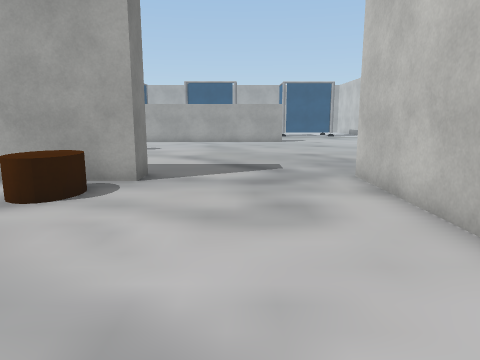
view 1 (above)

24 first-person views from a walk through a Unity game level. The camera is 1.4 m above the floor, tilts 10° down and sees 70° across. The floor is counted in squares, 1 m on a side. Each view is taken from the middle of a square. On the plan, view 1 faces up. The plan holds only what a view shows up to about 15 squares ahead; the rest is blank. The place goes on beyond the plan. Some surface patterns are stand-ins.

view 2
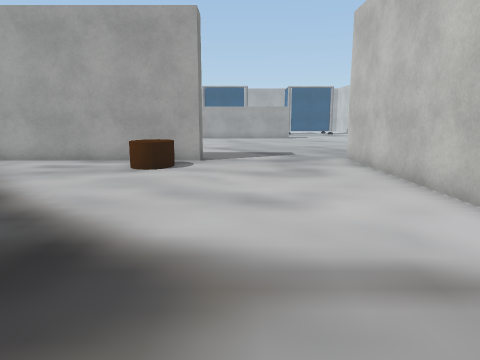

view 3
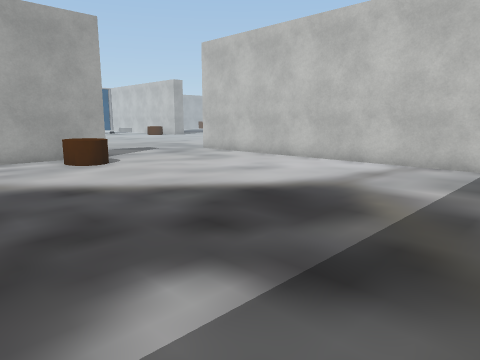

view 4
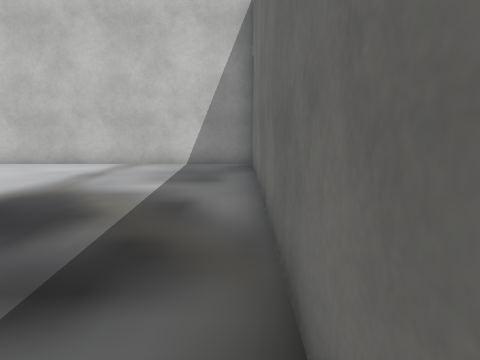

view 5
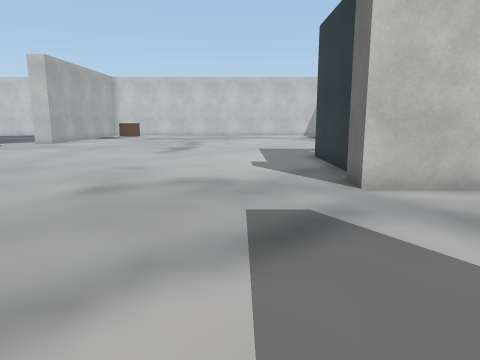

view 6
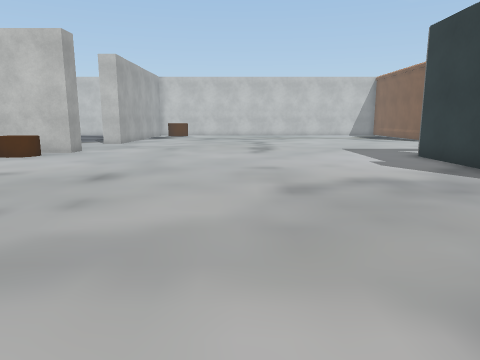

view 7
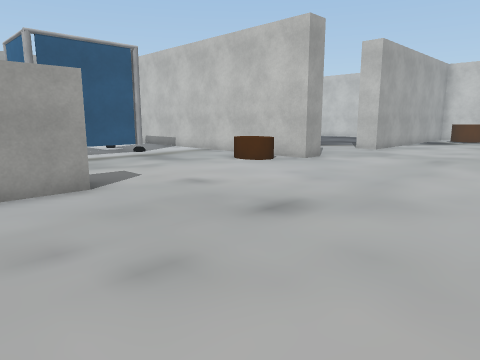

view 8
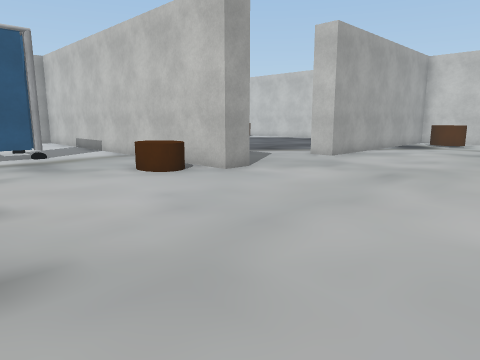

view 9
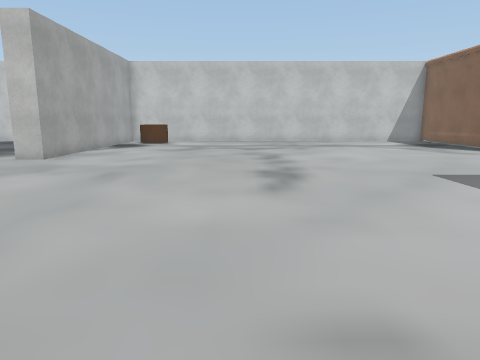

view 10
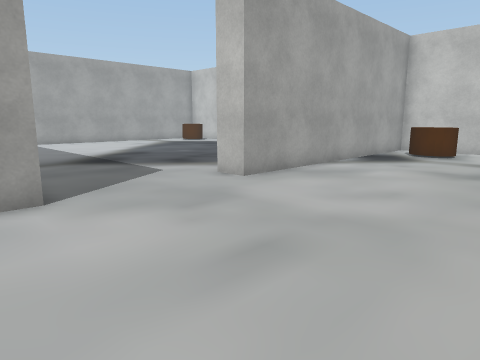

view 11
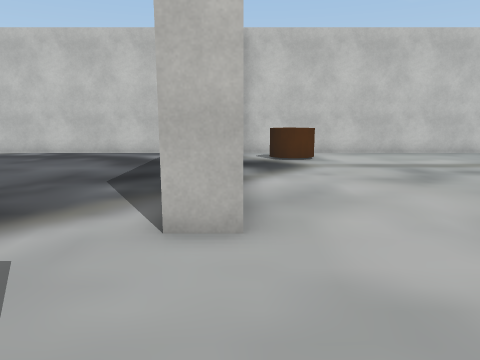

view 12
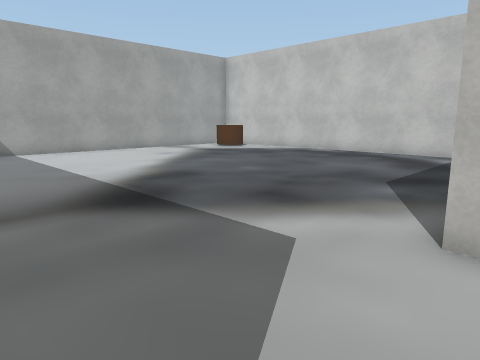

view 13
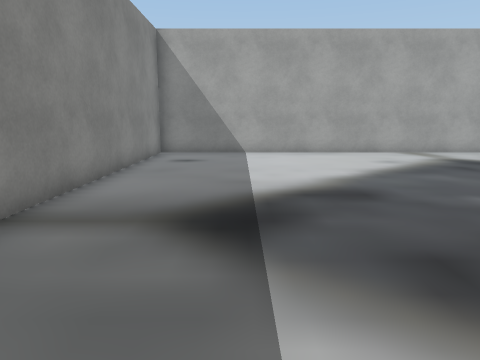

view 14
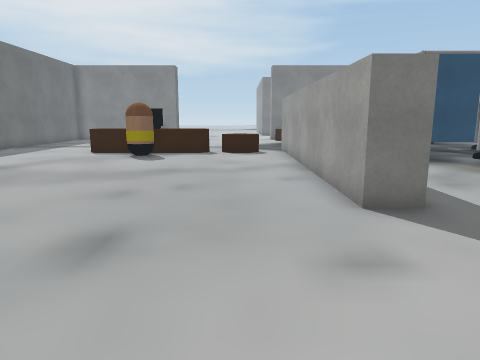

view 15
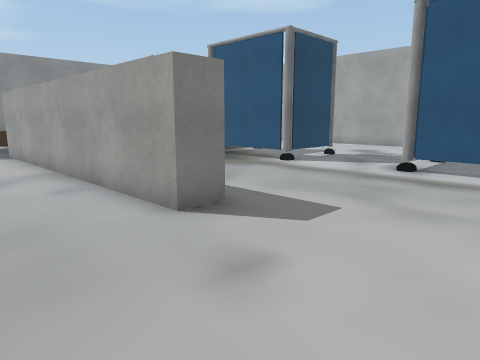

view 16
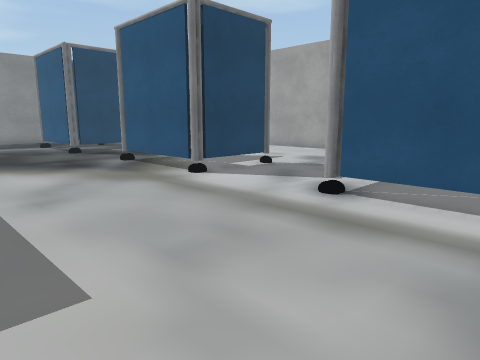

view 17
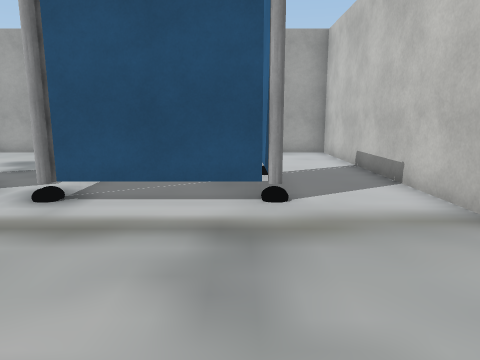

view 18
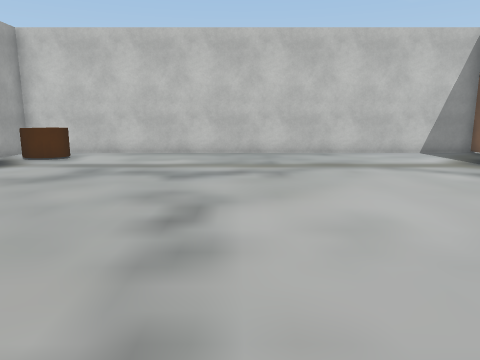

view 19
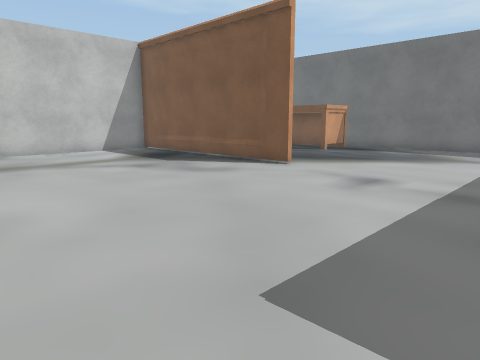

view 20
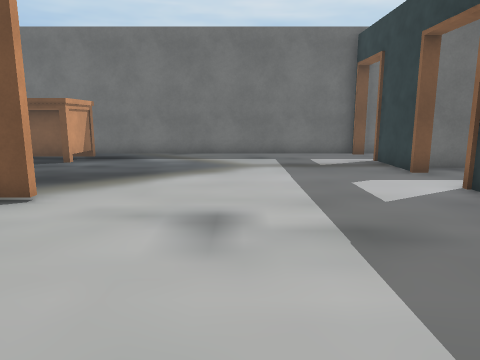

view 21
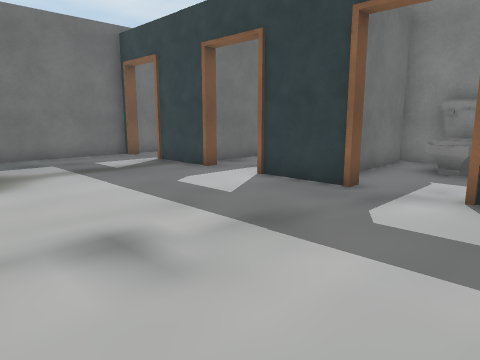

view 22
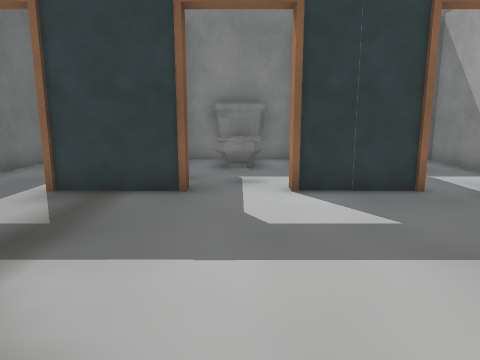

view 23
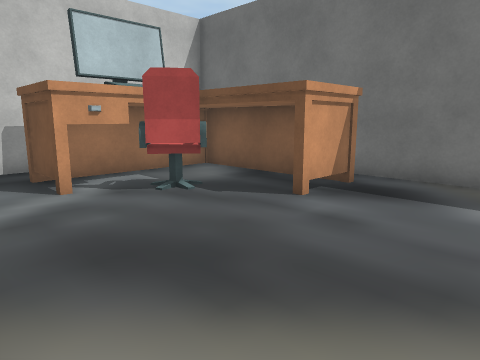

view 24
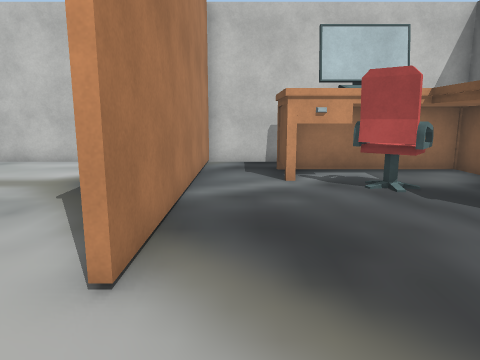

### Floor plan
Key: @ floor where view 1 was taken; # wall or solid block; . floor; ^ raised ledge; C cylinder; P grey pole; T thing the floor can be seen under or through; O other object.
Columns run from 8 left of view 1 to 27 right of it. Each row starts with its distance up from view 1.
 38      ##          #################
 37      ...         ..#.............
 36       ..         ..#.............
 35       ...        ..#............
 34       ....      ...#............
 33      ......    ....#...........
 32     O...P...O. . ..#............  .#
 31      ...#...O... ..#...............#
 30 P... ...P...O... ..#...............#
 29 #...PPP#P...PTTTP..#...............#
 28 P..................#...............#
 27 ...................#...............#
 26 ...................#...............#
 25   .................#...............#
 24        ..........CC#...........
 23            #.....CC#....#
 22 ############............############
 21  C..............................CC.#
 20 CC..............................C .#
 19  C...............................C.#
 18  C.................................#
 17  ^.................................#
 16   OO...............................#
 15  ^.................................#
 14  C.................................#
 13  ..................................#
 12  ..................................#
 11  ..................................#
 10  ..  ..............................#
  9      #.............................#
  8 ######.....#######.................#
  7 ....CC.....##....#.................#
  6 ....CC.....##OO....................#
  5  ..........##OO..O.................#
  4  ..........#######.................#
  3  ..........##    #........##########
  2  ..........##O.....................#
  1  ..........#OOO................###.#
  0  .......@..##OO...............OO #
 -1  ..........#######...........OOO #
 -2 ...........#     #............O. #
 -3 ...........#    .O..........#... #
 -4  ..........#   .............######
 -5 . .........###...#...........
 -6  ########### ################

Where each view was taken, in squares from view 1:
view 1: 0 up, 0 right, facing up
view 2: 4 down, 1 left, facing up
view 3: 5 down, 8 left, facing up-right
view 4: 5 down, 8 left, facing right
view 5: 11 up, 4 left, facing right
view 6: 15 up, 4 left, facing right
view 7: 15 up, 0 right, facing up-right
view 8: 15 up, 4 right, facing up-right
view 9: 15 up, 4 right, facing right
view 10: 16 up, 10 right, facing up-right
view 11: 22 up, 12 right, facing right
view 12: 22 up, 12 right, facing up-right
view 13: 23 up, 15 right, facing up
view 14: 20 up, 8 right, facing left
view 15: 19 up, 7 right, facing up-left
view 16: 23 up, 7 right, facing up-left
view 17: 23 up, 7 right, facing up
view 18: 13 up, 12 right, facing right
view 19: 12 up, 11 right, facing down-right
view 20: 9 up, 14 right, facing down
view 21: 8 up, 16 right, facing down-left
view 22: 1 up, 16 right, facing left
view 23: 3 up, 16 right, facing down-right
view 24: 2 up, 15 right, facing right
